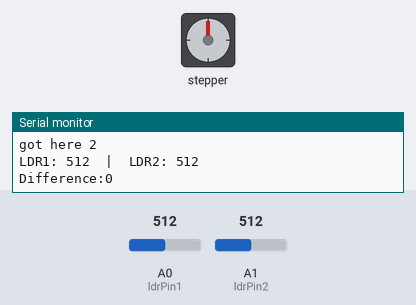
Simulated run of this program. Board: Arduino Uno, built with avr-gcc and run on an emulated ATmega328P. On the bench: stepper motor, the last lines printed to the serial monitor. The inputs (shaded band) are chosen by the test bench; at power-on: A0 (ldrPin1) = 512, A1 (ldrPin2) = 512. Stepper angles assume 4096 steps per turn.

Above: at 1.9 s.
2.0 s: A0 (ldrPin1) set to 716
At 2.26 s:
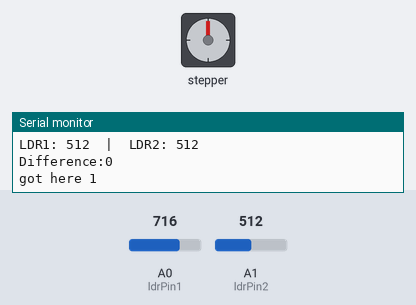
5.0 s: A1 (ldrPin2) set to 716
At 6.02 s:
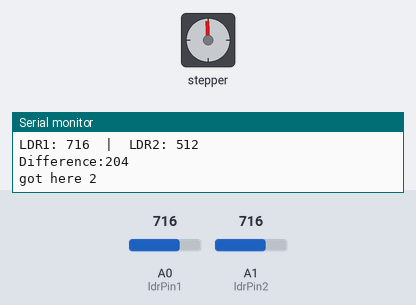
8.0 s: A0 (ldrPin1) set to 900
11.0 s: A1 (ldrPin2) set to 900
Timing chart, 0 to 15.0 s (numbered marks = the images above; inputs shaded):
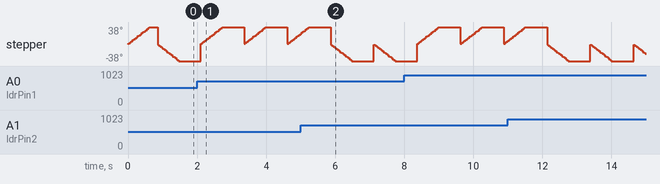

The program:

main.cpp
```cpp
// Includes the Arduino Stepper Library
#include <Stepper.h>
#include <Arduino.h>

// Define
#define PHOTO_DIODE_1 A0 // Photodiode 1 connected to A0
#define PHOTO_DIODE_2 A1 // Photodiode 2 connected to A1

// Defines the number of steps per rotation
const int stepsPerRevolution = 4096;

// TODO: fix rounding errors
// int stepsPerDegree = stepsPerRevolution / 360;
// const float stepsPerDegree = stepsPerRevolution / 360.0;
const float stepsPerDegree = 11;

// Creates an instance of stepper class
// Pins entered in sequence IN1-IN3-IN2-IN4 for proper step sequence
Stepper stepperX = Stepper(stepsPerRevolution, 8, 10, 9, 11);
Stepper stepperY = Stepper(stepsPerRevolution, 4, 5, 6, 7);

// Pins für Widerstände
const int ldrPin1 = A0;
const int ldrPin2 = A1;
int offset;

int readLDR(int pin)
{
	long sum = 0;
	const int samples = 10;
	for (int i = 0; i < samples; i++)
	{
		sum += analogRead(pin);
		delay(5); // Small delay for stability
	}
	return sum / samples;
}

void turnDegrees(Stepper stepper, int deg)
{
	stepperX.setSpeed(100);
	stepperY.setSpeed(100);
	stepper.step(deg * stepsPerDegree);
}

void setup()
{
	// Nothing to do (Stepper Library sets pins as outputs)
	Serial.begin(9600); // Open serial port at 9600 baud rate
	// pinMode(PHOTO_DIODE_1, INPUT);
	// pinMode(PHOTO_DIODE_2, INPUT);

	stepperX.setSpeed(10);
	stepperY.setSpeed(10);

	turnDegrees(stepperX, 40);

	int ldrValue1 = readLDR(ldrPin1);
	int ldrValue2 = readLDR(ldrPin2);

	offset = ldrValue1 - ldrValue2;
}

void processCommand(String command)
{
	stepperX.setSpeed(10);
	stepperX.step(command.toInt() * stepsPerDegree);
	Serial.println(command);
}

void search()
{
	turnDegrees(stepperX, 180);
	delay(10);
	turnDegrees(stepperY, 45);
	delay(10);
	turnDegrees(stepperX, -180);
	delay(10);
	turnDegrees(stepperY, 45);
	delay(10);

	// back to zero:
	turnDegrees(stepperY, -90);
}

void search2()
{
	turnDegrees(stepperX, 30);
	delay(100);
	turnDegrees(stepperY, 15);
	delay(100);
	turnDegrees(stepperX, 30);
	delay(100);
	turnDegrees(stepperY, 15);
	delay(100);
	turnDegrees(stepperX, 30);
	delay(100);
	turnDegrees(stepperY, 15);
	delay(100);
	turnDegrees(stepperX, 30);
	delay(100);
	turnDegrees(stepperY, 15);
	delay(100);
	turnDegrees(stepperX, 30);
	delay(100);
	turnDegrees(stepperY, 15);
	delay(100);
	turnDegrees(stepperX, 30);
	delay(100);
	turnDegrees(stepperY, 15);
	delay(100);

	turnDegrees(stepperX, -360);
	delay(100);

	// back to zero:
	turnDegrees(stepperY, -90);
}

void track()
{
	// compare sensors
	// move towards strongest light signal
}

void loop()
{
	int ldrValue1 = readLDR(ldrPin1);
	int ldrValue2 = readLDR(ldrPin2);

	int diff = ldrValue1 - ldrValue2;
	int diffOhneOffset = diff - offset;

	if (diffOhneOffset > 0)
	{
		Serial.println("got here 1");
		stepperX.setSpeed(10);
		turnDegrees(stepperX, 40);
	}
	else
	{
		Serial.println("got here 2");
		stepperX.setSpeed(10);
		turnDegrees(stepperX, -40);
	}

	Serial.print("LDR1: ");
	Serial.print(ldrValue1);
	Serial.print("  |  LDR2: ");
	Serial.println(ldrValue2);
	Serial.print("Difference:");
	Serial.println(diffOhneOffset);

	delay(500);
	// if (Serial.available() > 0) { // Check if data is available
	//     String command = Serial.readStringUntil('\n'); // Read input until newline
	//     command.trim(); // Remove any extra whitespace or newline characters
	//     processCommand(command); // Process the received command

	// 	// Serial.println(command);
	// }

	// turnDegrees(stepperY, 180);

	// search();
	// turnDegrees(stepperX, 180);

	// int light1 = analogRead(PHOTO_DIODE_1); // Read light intensity from PD1
	// int light2 = analogRead(PHOTO_DIODE_2); // Read light intensity from PD2

	// // Print in a format suitable for Arduino Serial Plotter
	// Serial.print(light1);
	// Serial.print(",");
	// Serial.println(light2);

	// delay(100); // Small delay for readability

	// // Rotate CCW quickly at 10 RPM
	// stepperX.setSpeed(10);
	// stepperX.step(-stepsPerRevolution);
	// delay(1000);

	// 	// Rotate CCW quickly at 10 RPM
	// stepperY.setSpeed(10);
	// stepperY.step(stepsPerRevolution);
	// delay(1000);
}
```
